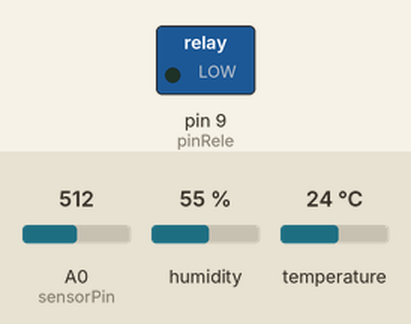
Bench run of a sketch on a simulated Arduino Uno, built with avr-gcc and run on an emulated ATmega328P. Parts: switched loads named in the sketch (green lamp = pin HIGH). The test bench sets the inputs (shaded band); at power-on: A0 (sensorPin) = 512, humidity 55 %, temperature 24 °C. The modem accepts every AT command (registered, SIM ready, sends succeed) and sends nothing else; what the sketch prints to the serial monitor is not drawn.

Above: at 1.2 s.
1.3 s: A0 (sensorPin) set to 529
At 2.1 s:
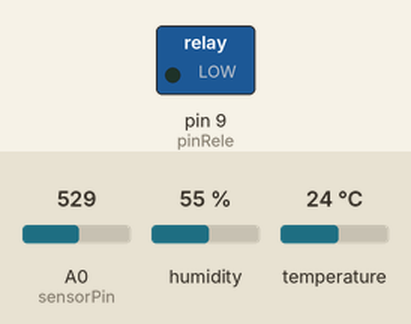
6.5 s: A0 (sensorPin) set to 511
At 12.3 s:
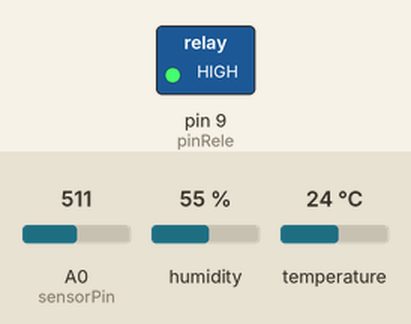
13.4 s: A0 (sensorPin) set to 716
At 19.4 s:
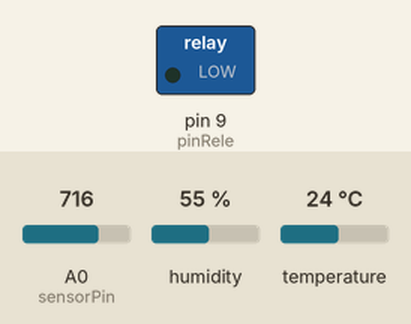
20.3 s: A0 (sensorPin) set to 306
At 26.5 s:
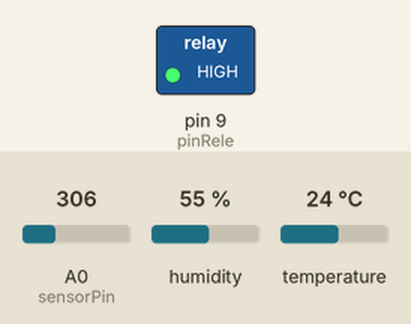
Timing chart, 0 to 28.0 s (numbered marks = the images above; inputs shaded):
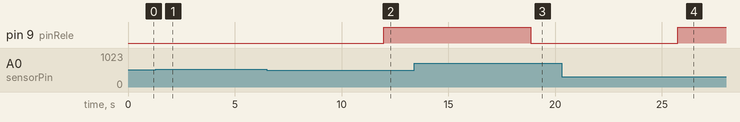

Measured:
- after the input at 1.3 s, pin 9 (pinRele): stays LOW (without the input it goes to HIGH after 3.8 s)
- after the input at 6.5 s, pin 9 (pinRele): LOW → HIGH after 5.5 s
- after the input at 13.4 s, pin 9 (pinRele): HIGH → LOW after 5.5 s
- after the input at 20.3 s, pin 9 (pinRele): LOW → HIGH after 5.4 s

The sketch:

IoTAgricola_R01.ino
```cpp
#include <Adafruit_Sensor.h>
#include <DHT.h>
#include <SoftwareSerial.h>

#define RX 10
#define TX 11

// Digital Pin DHT11 sensor
#define DHTPIN 2

// Sensor Type
#define DHTTYPE DHT11

// Inicializamos el sensor DHT11
DHT dht(DHTPIN, DHTTYPE);

//HumidityG Sensor Pin
const int sensorPin = A0;

//Relay Sensor Pin
const byte pinRele = 9;


//String AP = "WIFI_NAME";       // CHANGE ME
//String PASS = "WIFI_PASSWORD"; // CHANGE ME
//String API = "YOUR_API_KEY";   // CHANGE ME

String AP = "JONINO";       // CHANGE ME
String PASS = "79514933"; // CHANGE ME
String APIKey = "17NUWNP3IBE3QG5L";   // CHANGE ME
String URLHost = "GET /update?api_key="+ APIKey +"&";


//Thingspeak params
String HOST = "api.thingspeak.com";
String PORT = "80";


int countTrueCommand;
int countTimeCommand;
boolean found = false;
int valSensor = 1;
SoftwareSerial esp8266(RX,TX);

//Data
String field1 = "field1";
String field2 = "field2";
String field3 = "field3";
String field4 = "field4";

float temperatureC;
float humidityA;
float temperatureF;
float heatIndexF,heatIndexC;
int   humidityG;


//Var control riego
int limiteMinimoHumedad = 50; //0 = Completamente seco, 100 = Complentamente humeda


void setup() {
  Serial.begin(9600);
  esp8266.begin(115200);
  dht.begin();

  //Rlay Setup
  pinMode(pinRele, OUTPUT);


  //Verify WiFi Status
  sendCommand("AT",5,"OK");

  //Set Wifi Mode: 1: Stations Mode
  sendCommand("AT+CWMODE=1",5,"OK");

  //Connect to WiFi
  sendCommand("AT+CWJAP=\""+ AP +"\",\""+ PASS +"\"",20,"OK");
}

void loop() {

  valSensor = getSensorData();

  //Config URL ThinkSpeak API
  //String APIData = URLHost + field +"="+String(valSensor);
  String APIData = URLHost + field1 +"="+String(temperatureC) + "&" + field2 +"="+String(humidityA) + "&" + field3 +"="+String(heatIndexC) + "&" +field4 +"="+String(humidityG);

  //Enable multiple connections: 1: Multiple connections
  sendCommand("AT+CIPMUX=1",5,"OK");

  //Establish TCP Connection with the HOST (ThingSpeak)
  //sendCommand("AT+CIPSTART=0,\"TCP\",\""+ HOST +"\","+ PORT,15,"OK");

  //Establish TCP Connection with the HOST (NodeRed)
  sendCommand("AT+CIPSTART=0,\"TCP\",\""+ HOST +"\","+ PORT,15,"OK");


  //Send data
  Serial.print("API Data");
  Serial.print(APIData);
  sendCommand("AT+CIPSEND=0," +String(APIData.length()+4),4,">");


  esp8266.println(APIData);
  delay(1500);
  countTrueCommand++;

  //Close TCP Connection
  sendCommand("AT+CIPCLOSE=0",5,"OK");
}

//Get info data sensor
int getSensorData(){

  //return random(1000); // Replace with

  delay(5000);

  Serial.println("temperature");


  // Leemos la humedad relativa
  humidityA = dht.readHumidity();
  Serial.print(humidityA);
  // Leemos la temperatura en grados centígrados (por defecto)

  temperatureC = dht.readTemperature();
  Serial.print(temperatureC);

  // Leemos la temperatura en grados Fahreheit
  temperatureF = dht.readTemperature(true);
  Serial.print(temperatureF);

  //Get growth humidity

  humidityG= getSoilMoisture();


  // Comprobamos si ha habido algún error en la lectura
  if (isnan(humidityA) || isnan(temperatureC) || isnan(temperatureF)) {
    Serial.println("Error obteniendo los datos del sensor DHT11");
    humidityA=0;
    temperatureC= 0;
    temperatureF= 0;
    return;
  }

  // Calcular el índice de calor en Fahreheit
  heatIndexF = dht.computeHeatIndex(temperatureF, humidityA);

  // Calcular el índice de calor en grados centígrados
  heatIndexC = dht.computeHeatIndex(temperatureC, humidityA, false);

  Serial.print("Humedad: ");
  Serial.print(humidityA);
  Serial.print(" %\t");
  Serial.print("Temperatura: ");
  Serial.print(temperatureC);
  Serial.print(" *C ");
  Serial.print(temperatureF);
  Serial.print(" *F\t");
  Serial.print("Índice de calor: ");
  Serial.print(heatIndexC);
  Serial.print(" *C ");
  Serial.print(heatIndexF);
  Serial.print(" *F");
  Serial.print("Humedad suelo: ");
  Serial.print(humidityG);
  Serial.println(" %\t");


}

//Send Code
void sendCommand(String command, int maxTime, char readReplay[]) {
  Serial.print(countTrueCommand);
  Serial.print(". at command => ");
  Serial.print(command);
  Serial.print(" ");
  while(countTimeCommand < (maxTime*1))
  {
    esp8266.println(command);//at+cipsend
    if(esp8266.find(readReplay))//ok
    {
      found = true;
      break;
    }

    countTimeCommand++;
  }

  if(found == true)
  {
    Serial.println("Response OK");
    countTrueCommand++;
    countTimeCommand = 0;
  }

  if(found == false)
  {
    Serial.println("Response FAIL");
    countTrueCommand = 0;
    countTimeCommand = 0;
  }

  found = false;
 }


//Get Soil Moisture
int getSoilMoisture(){

  int humidity = analogRead(sensorPin);
  humidityG = map((analogRead(sensorPin)),0,1023,100,0);
  Serial.print("humidityG: ");

  Serial.println(humidityG);
  //Control de flujo de agua
   if (humidityG >= limiteMinimoHumedad){
    // Close flow
    Serial.print("Close flow");


    digitalWrite(pinRele, 1);
    //digitalWrite(pinRele, !digitalRead(pinRele));
    }
    else{
      //Open flow
      Serial.print("Open flow");

      digitalWrite(pinRele, 0);
      }
  return humidityG;

}

//Setup irrigation
void setIrrigation(){

  }


//JSON Serialize
/*void json() {
  String humedad = String(humidity, 2);
  String temperatura = String(temperatureC, 2);
  payload = "{";
  payload += "\"temperatura\":"; payload += temperatura; payload += ",";
  payload += "\"humedad\":"; payload += humedad; payload += "}";
}*/
```
